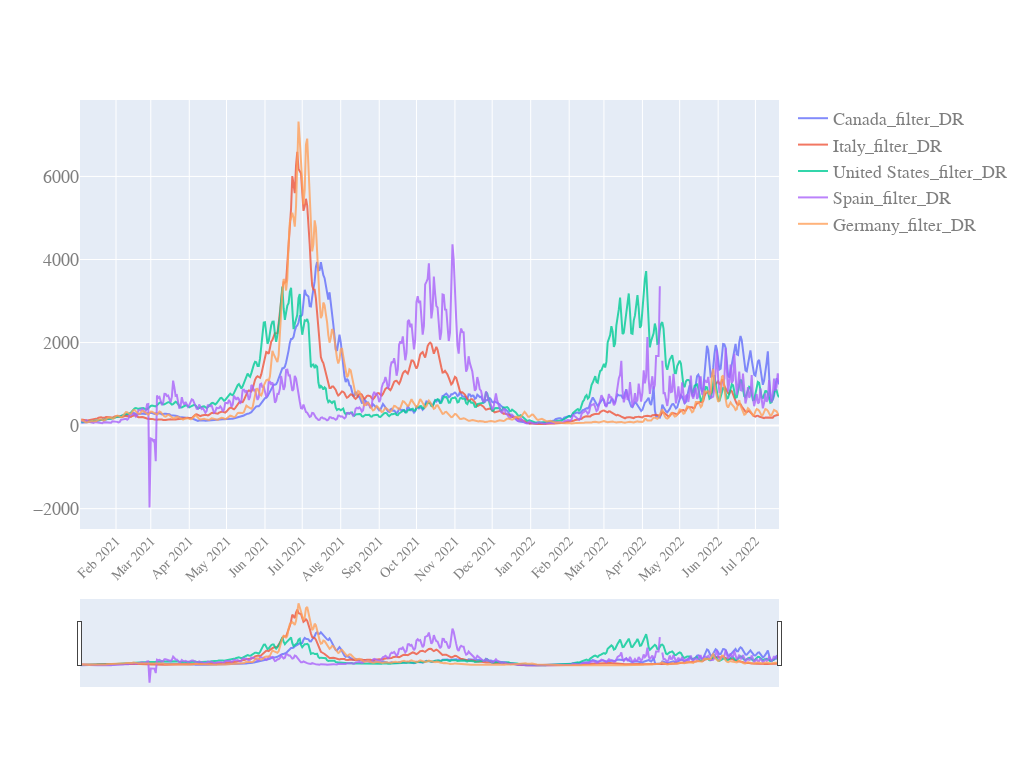

Notebook source saved alongside this figure:
### Code cell
start_pos=1
quick_plot(df_analyse.date[start_pos:],
           df_analyse.iloc[start_pos:,[16,17,18,19,20]], #17,18,19   # US comparison 12,17
           y_scale='linear',
           slider=True)

### Figure 1 — Plotly figure (JSON) as saved in the notebook; plotly's stock layout.template omitted (floating-point values rounded to 4 significant figures; data arrays with more than 128 entries replaced by an {"elided": "..."} marker saying what was removed)
{"data": [{"name": "Canada_filter_DR", "opacity": 0.8, "type": "scatter", "x": {"elided": "564 str values"}, "y": {"elided": "564 float values"}}, {"name": "Italy_filter_DR", "opacity": 0.8, "type": "scatter", "x": {"elided": "564 str values"}, "y": {"elided": "564 float values"}}, {"name": "United States_filter_DR", "opacity": 0.8, "type": "scatter", "x": {"elided": "564 str values"}, "y": {"elided": "564 float values"}}, {"name": "Spain_filter_DR", "opacity": 0.8, "type": "scatter", "x": {"elided": "564 str values"}, "y": {"elided": "564 float values"}}, {"name": "Germany_filter_DR", "opacity": 0.8, "type": "scatter", "x": {"elided": "564 str values"}, "y": {"elided": "564 float values"}}], "layout": {"autosize": true, "font": {"color": "#7f7f7f", "family": "PT Sans, monospace", "size": 18}, "height": 768, "width": 1024, "xaxis": {"nticks": 20, "rangeslider": {"visible": true}, "tickangle": -45, "tickfont": {"color": "#7f7f7f", "size": 14}}, "yaxis": {"type": "linear"}}}
